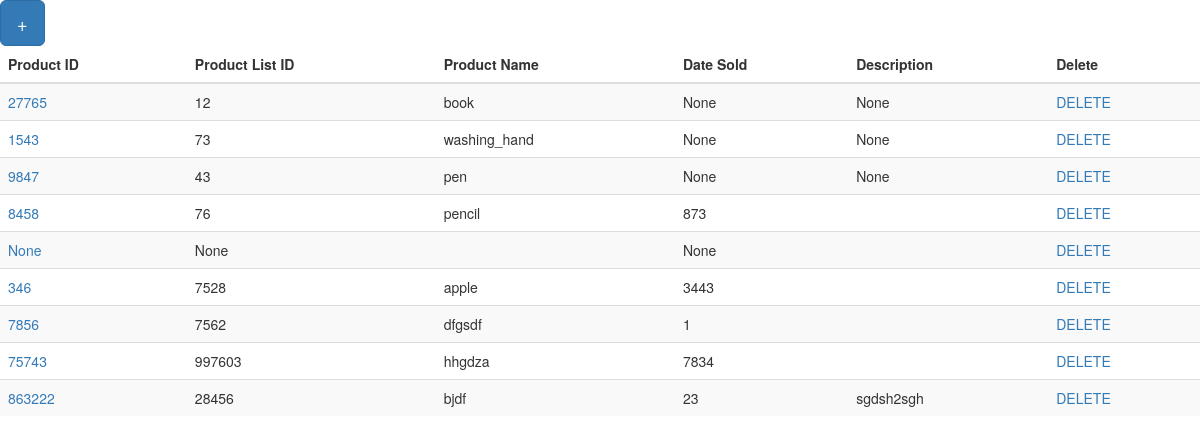
Before: / with the older database file.
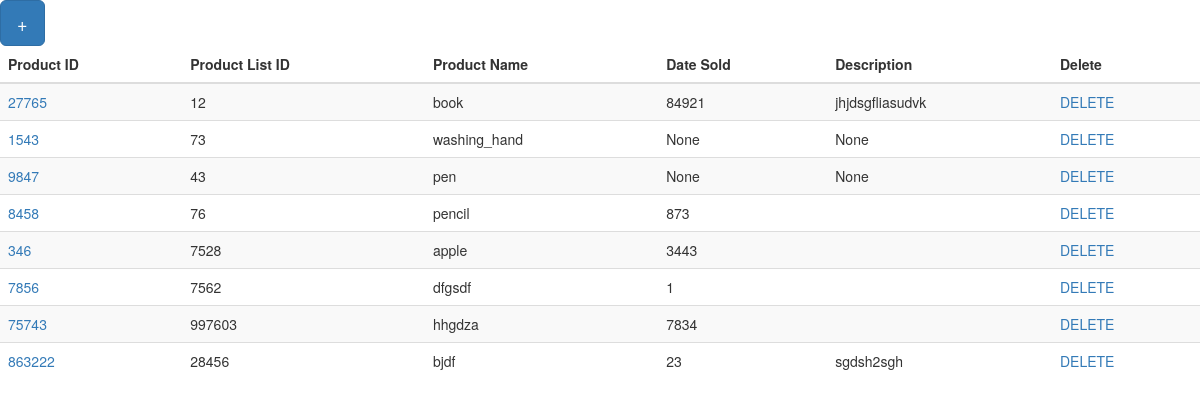
After: the same page with the newer database file.
### tables this page shows
CREATE TABLE Product(product_ID int primary key not null,
    product_List_ID int not null,
     product_Name char(80) not null,
     date_Sold int null,
     description text null);

### flask_app.py (the view)
@app.route("/")
def home_page():
    sqlite_connection=sqlite3.connect('shop.db')
    cursor=sqlite_connection.cursor()
    data=cursor.execute("Select * from Product")
    return render_template('home.html',database_rows=data)

### templates/home.html (shortened to what this page needs)
{%extends"bootstrap/base.html"%}
{% block content %}
  <a class="btn btn-primary btn-lg" role="button" href="add_data">+</a>
  <table id="data" class="table table-striped">
    <thead>
      <tr>
        <th>Product ID</th>
        <th>Product List ID</th>
        <th>Product Name</th>
        <th>Date Sold</th>
        <th>Description</th>
        <th>Delete</th>
      </tr>
    </thead>
    <tbody>
      {% for product in database_rows %}
        <tr>
          <td><a href={{url_for('edit_data',product_id=product[0])}}>{{ product[0] }}</a></td>
          <td>{{ product[1] }}</td>
          <td>{{ product[2] }}</td>
          <td>{{ product[3] }}</td>
          <td>{{ product[4] }}</td>
          <td><a href={{url_for('delete_data',product_id=product[0])}}>DELETE</a></td>
        </tr>
      {% endfor %}
    </tbody>
  </table>
{% endblock %}

Changed rows visible on the page:
removed Product: product_ID "None", product_List_ID "None", date_Sold "None"
changed Product "book": date_Sold "None" → "84921"; description "None" → "jhjdsgfliasudvk"
